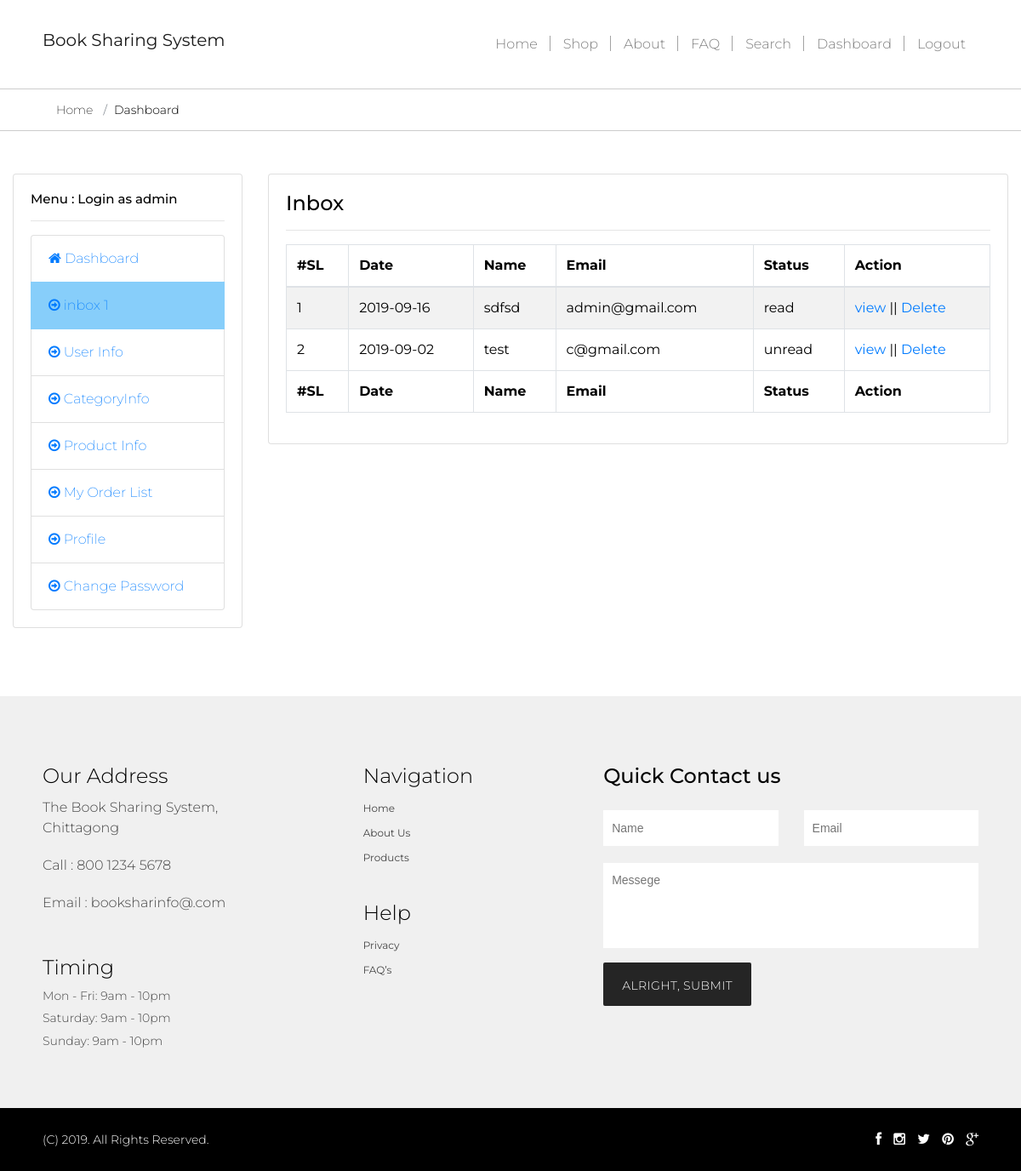
Page /inbox.php (signed in) on the committed database.
### tables this page shows
CREATE TABLE IF NOT EXISTS `tbinbox` (
  `iAutoId` int(11) NOT NULL AUTO_INCREMENT,
  `vName` varchar(50) NOT NULL,
  `vEmail` varchar(50) NOT NULL,
  `vMessage` varchar(5000) NOT NULL,
  `vStatus` varchar(50) NOT NULL DEFAULT 'unread',
  `dDate` date NOT NULL,
  PRIMARY KEY (`iAutoId`)
);

### lib/Database.php (called while the page is built, shortened)
<?php
Class Database{
  public $host   = DB_HOST;
  public $pass   = DB_PASS;
  public $user   = DB_USER;
  public $dbname = DB_NAME;
  public $link;
  private function connectDB()
  {
    $this->link = new mysqli($this->host, $this->user, $this->pass, $this->dbname);
    mysqli_query($this->link,"SET CHARACTER SET utf8");
    mysqli_query($this->link,"SET SESSION collation_connection ='utf8_general_ci'");
  }
  public function select($query){
    $result = $this->link->query($query) or die($this->link->error.__LINE__);
    if($result->num_rows > 0){
      return $result;
    }
    else {
      return false;
    }
  }
}

### inbox.php (the view, shortened to what this page needs)
<?php
	include 'inc/header.php';
?>
<?php
	include 'inc/dashboardSidebar.php';
?>
    <div class="col-xs-9 col-sm-9 col-md-9 col-lg-9">
        <div class="card">
            <div class="card-body">
                <h4 class="card-title">Inbox</h4>
                <hr>
              <div class="panel-body">
                <table id="example" class="table table-striped table-bordered" style="width:100%">
                    <thead>
                        <tr>
                            <th>#SL</th>
                            <th>Date</th>
                            <th>Name</th>
                            <th>Email</th>
                            <th>Status</th>
                            <th>Action</th>
                        </tr>
                    </thead>
                    <tbody>
                        <?php
                        $query="select iAutoId, vName, vEmail, vMessage, vStatus, dDate from tbInbox order by dDate desc";
                        $selectData=$db->select($query);
                        if($selectData)
                        {
                            $i=1;
                            while($result=$selectData->fetch_assoc())
                            {
                        ?>
                            <tr>
                                <td><?php echo $i; ?></td>
                                <td><?php echo $result['dDate']; ?></td>
                                <td><?php echo $result['vName']; ?></td>
                                <td><?php echo $result['vEmail']; ?></td>
                                <td><?php echo $result['vStatus']; ?></td>
                                <td><a href="message.php?id=<?php echo $result['iAutoId'];?>">view</a> || <a onclick="return confirm('Are you sure to Delete! ');" href="inboxDelete.php?deleteid=<?php echo $result['iAutoId'];?>">Delete</a></td>
                            </tr>
                           <?php $i++;
                            }
                        }
                    ?>
                    </tbody>
                    <tfoot>
                        <tr>
                            <th>#SL</th>
                            <th>Date</th>
                            <th>Name</th>
                            <th>Email</th>
                            <th>Status</th>
                            <th>Action</th>
                        </tr>
                    </tfoot>
                </table>
            </div>
        </div>
    </div>
<?php
	include 'inc/dashboardFooter.php';
	include 'inc/footer.php';
?>

### css/styles.css (style rules this page uses)
body { margin: 0px; padding: 0px; font-family: 'Montserrat', sans-serif; color: #000; float: left; width: 100%; }
* { -webkit-box-sizing: border-box; -moz-box-sizing: border-box; box-sizing: border-box; }
*:before, *:after { -webkit-box-sizing: border-box; -moz-box-sizing: border-box; box-sizing: border-box; }
h1, h2, h3, h4, h5, h6, ul { margin: 0px; padding: 0px; }

### rows in the picture
tbinbox: dDate "2019-09-16", vName "sdfsd", vEmail "admin@gmail.com", vStatus "read"
tbinbox: dDate "2019-09-02", vName "test", vEmail "c@gmail.com", vStatus "unread"

### other values in the picture
$vUserType "admin"
$newMessage "1"
